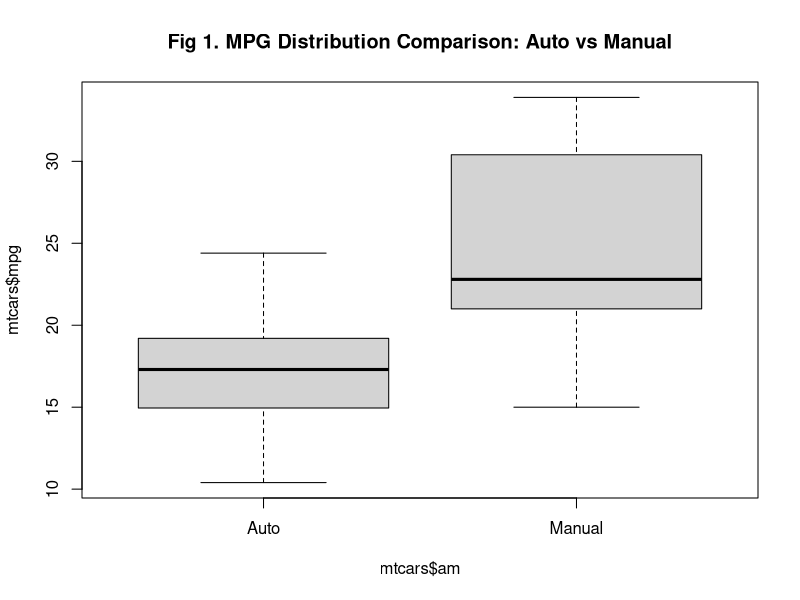
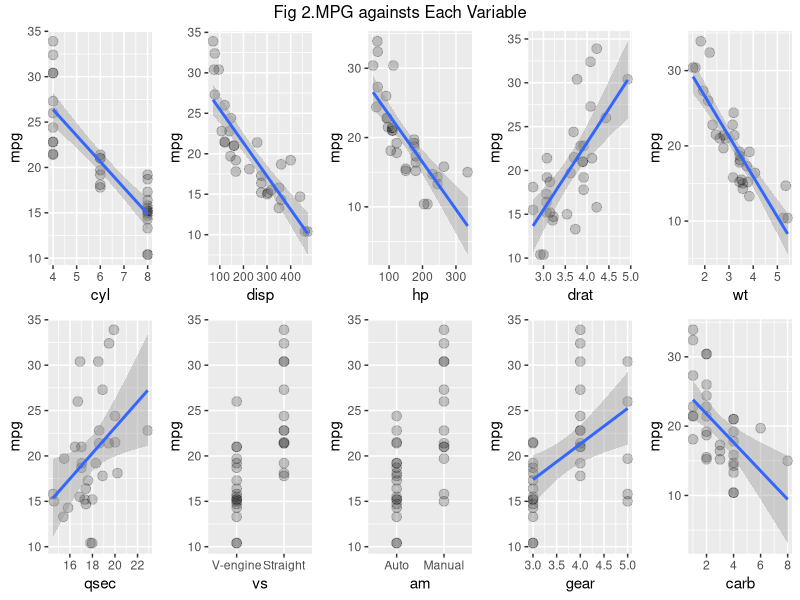
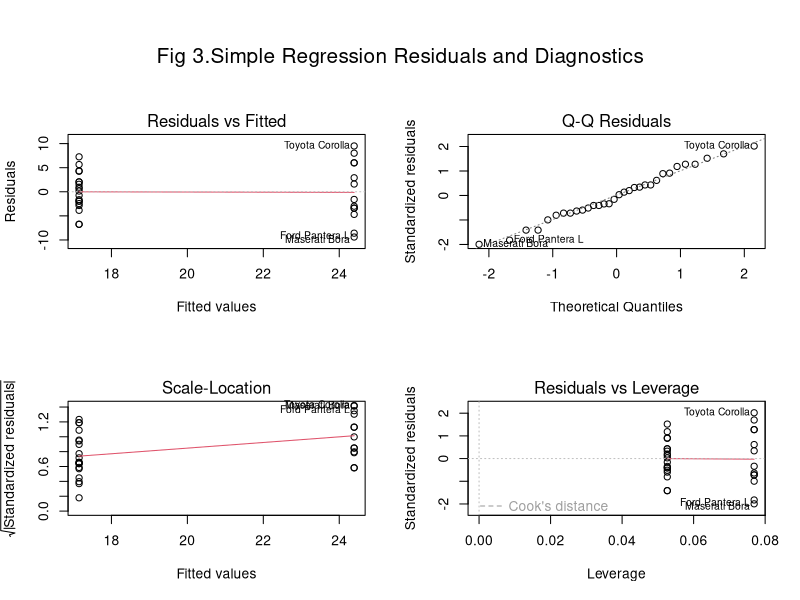
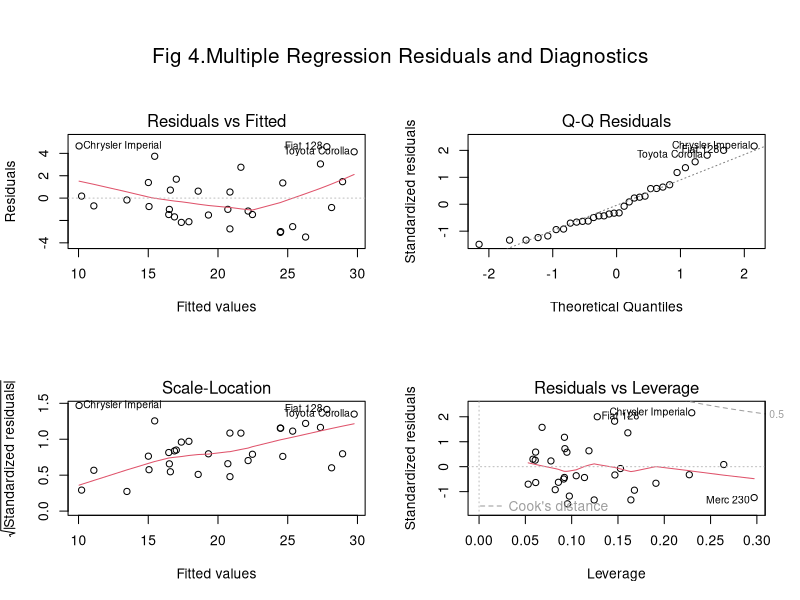

Reproduce these figures in R, in order.
## ---- chunk 1
knitr::opts_chunk$set(echo = TRUE)
## ---- chunk 2
library(ggplot2)
library(gridExtra)
data("mtcars")
#Convert "am" and "vs" from numeric variable to factor variable:
mtcars$vs   <- factor(mtcars$vs); levels(mtcars$vs) <- c('V-engine', 'Straight')
mtcars$am   <- factor(mtcars$am); levels(mtcars$am) <- c('Auto', 'Manual')
## ---- chunk 3
fit1<-lm(mpg~am, data=mtcars)
summary(fit1)
## ---- chunk 4
fit2 = step(fit1, direction = 'both', scope=formula(lm(data = mtcars, mpg ~ .)),trace=0)
summary(fit2)
## ---- chunk 5
boxplot(mtcars$mpg~mtcars$am, main="Fig 1. MPG Distribution Comparison: Auto vs Manual")
gfpoint <- geom_point(colour = "black", alpha = 0.2, size = 3)
gfpbox <- geom_boxplot()
gnline <- geom_line(colour = "black")
grid.arrange(ggplot(mtcars, aes(cyl, mpg)) + gfpoint + geom_smooth(method = 'lm'), 
             ggplot(mtcars, aes(disp, mpg)) + gfpoint + geom_smooth(method = 'lm'), 
             ggplot(mtcars, aes(hp, mpg)) + gfpoint + geom_smooth(method = 'lm'), 
             ggplot(mtcars, aes(drat, mpg)) + gfpoint + geom_smooth(method = 'lm'), 
             ggplot(mtcars, aes(wt, mpg)) + gfpoint + geom_smooth(method = 'lm'), 
             ggplot(mtcars, aes(qsec, mpg)) + gfpoint + geom_smooth(method = 'lm'), 
             ggplot(mtcars, aes(vs, mpg)) + gfpoint + geom_smooth(method = 'lm'), 
             ggplot(mtcars, aes(am, mpg)) + gfpoint + geom_smooth(method = 'lm'), 
             ggplot(mtcars, aes(gear, mpg)) + gfpoint + geom_smooth(method = 'lm'), 
             ggplot(mtcars, aes(carb, mpg)) + gfpoint + geom_smooth(method = 'lm'), 
              top = "Fig 2.MPG againsts Each Variable",ncol=5)
## ---- chunk 6
par(mfrow = c(2,2),oma=c(0,0,4,0))
plot(fit1,sub.caption = "Fig 3.Simple Regression Residuals and Diagnostics")
par(mfrow = c(2,2),oma=c(0,0,4,0))
plot(fit2,sub.caption = "Fig 4.Multiple Regression Residuals and Diagnostics")

